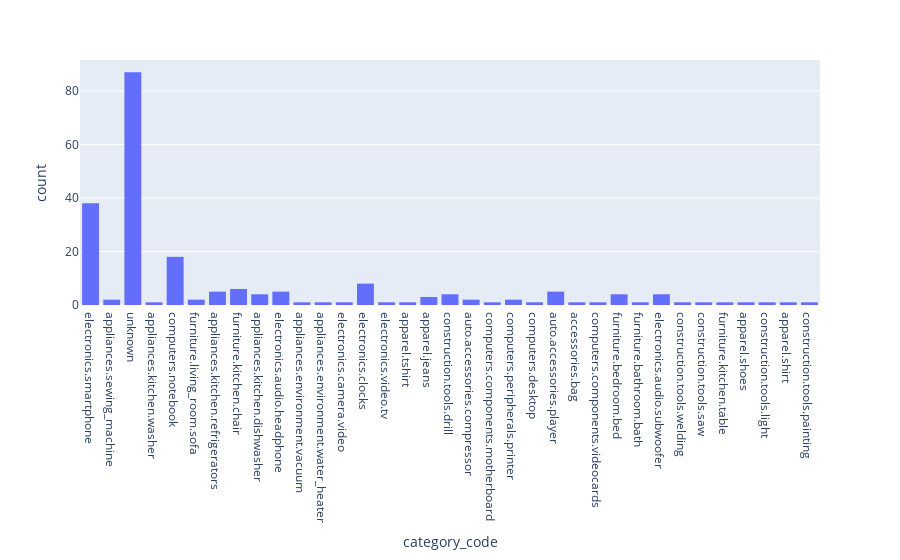

This figure's notebook cell:
### Code cell
px.histogram(pdf, x="category_code")

### Figure 1 — Plotly figure (JSON) as saved in the notebook; plotly's stock layout.template omitted (floating-point values rounded to 4 significant figures; data arrays with more than 128 entries replaced by an {"elided": "..."} marker saying what was removed)
{"data": [{"alignmentgroup": "True", "bingroup": "x", "hovertemplate": "category_code=%{x}<br>count=%{y}<extra></extra>", "legendgroup": "", "marker": {"color": "#636efa"}, "name": "", "offsetgroup": "", "orientation": "v", "showlegend": false, "type": "histogram", "x": {"elided": "217 str values"}, "xaxis": "x", "yaxis": "y"}], "layout": {"barmode": "relative", "legend": {"tracegroupgap": 0}, "margin": {"t": 60}, "xaxis": {"anchor": "y", "domain": [0, 1], "title": {"text": "category_code"}}, "yaxis": {"anchor": "x", "domain": [0, 1], "title": {"text": "count"}}}}
